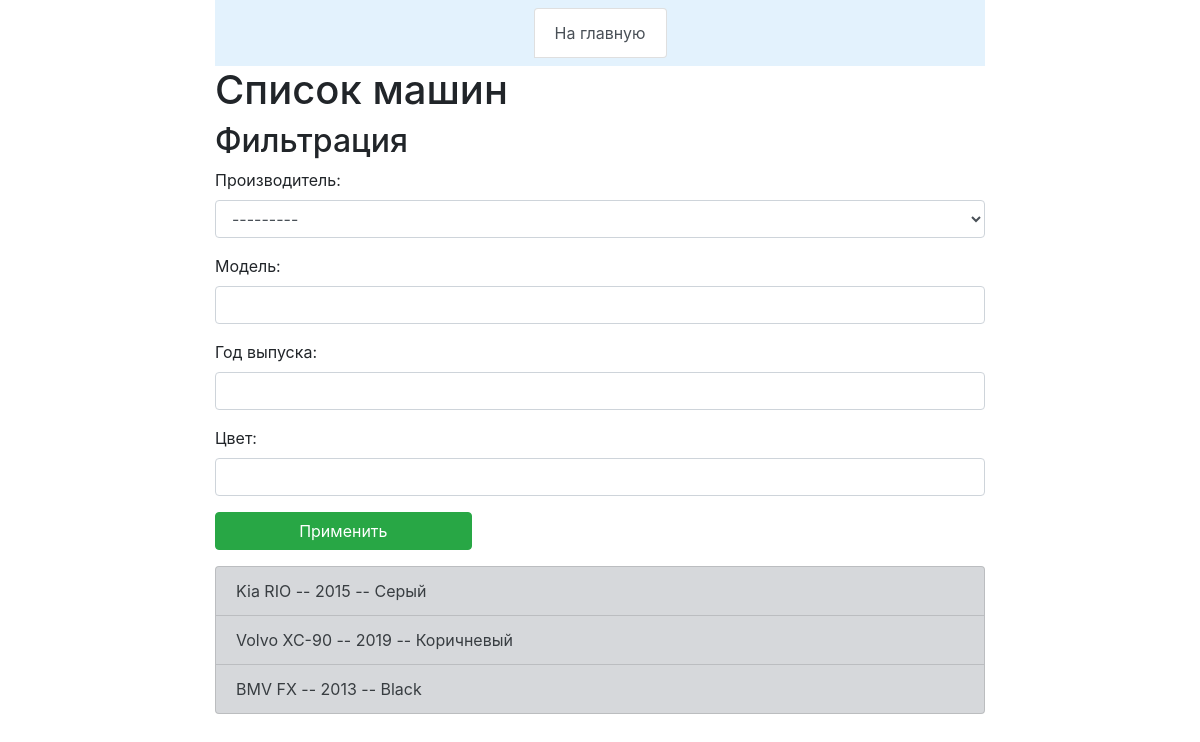
Before: / with the older database file.
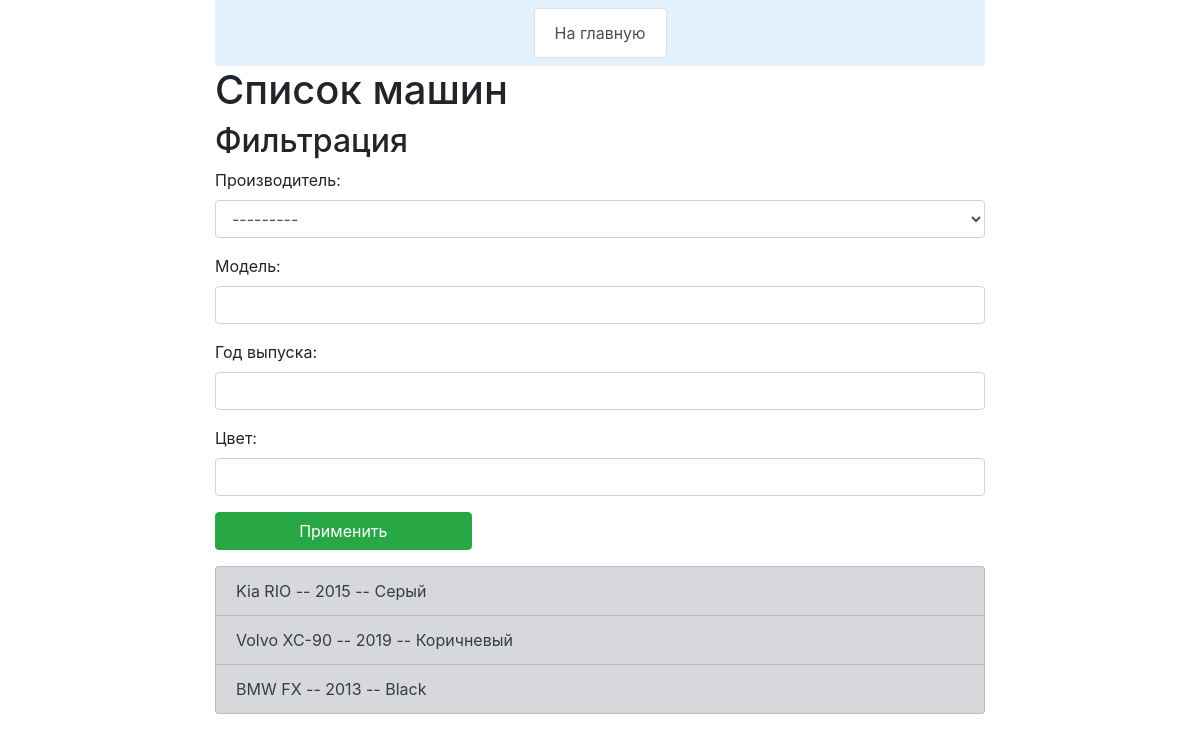
After: the same page with the newer database file.
### carsapp/models.py (models this page shows)
class Car(models.Model):
    TRANSMISSION_MANUAL = 1
    TRANSMISSION_AUTOMAT = 2
    TRANSMISSION_ROBOT = 3
    TRANSMISSION_CHOICES = [
        (TRANSMISSION_MANUAL, "Механическая"),
        (TRANSMISSION_AUTOMAT, "Автомат"),
        (TRANSMISSION_ROBOT, "Робот"),
    ]
    model = models.CharField(max_length=256, verbose_name='Модель')
    slug = models.SlugField
    manufacturer = models.ForeignKey(Manufacturer, default=None, on_delete=models.DO_NOTHING , verbose_name='Производитель')
    transmission = models.IntegerField(
        "Коробка", choices=TRANSMISSION_CHOICES, default=TRANSMISSION_AUTOMAT
    )
    year=models.IntegerField(verbose_name='Год выпуска')
    color = models.CharField(max_length=256, verbose_name='Цвет')
    class Meta:
        verbose_name = 'Автомобиль'
        verbose_name_plural = 'Автомобиль'
    def __str__(self):
        return '{} {} -- {} -- {}'.format(self.manufacturer,self.model, self.year, self.color)

class Manufacturer(models.Model):
    name = models.CharField(max_length=256)
    slug = models.SlugField
    class Meta:
        verbose_name = 'Производитель'
        verbose_name_plural = 'Производитель'
    def __str__(self):
        return f'{self.name}'

### carsapp/views.py (the view)
# urls.py: path("", views.car_list, name="list_by_cars"),
def car_list(request):
    template = loader.get_template('list_filter.html')
    f = CarFilter(request.GET, queryset=Car.objects.all())
    contex = {
        'filter': f,
    }
    return HttpResponse(template.render(contex, request))

### carsapp/templates/list_filter.html (shortened to what this page needs)
{% extends "base.html" %}
{% load static %}
{% block content %}
  <h1>Список машин</h1>
  <h2>Фильтрация</h2>
    <form method="GET">
      {{ filter.form.as_p }}
      <input type="submit" class="btn btn-success col-4" value="Применить">
    </form>
  <ul class="list-group">
  {% for car in filter.qs %}
    <li class="list-group-item list-group-item-secondary">
      {{ car }}
    </li>
  {% empty %}
    <li class="list-group-item list-group-item-dark">
      Автомобили, удовлетворяющие данному условию, отсутствуют
    </li>
  {% endfor %}
  </ul>
{% endblock %}

### carsapp/templates/base.html (shortened to what this page needs)
<html lang="en">
    <head>
        {% load static %}
        {% block bootstrap_header %}
        <link rel="stylesheet" href="{% static 'css/bootstrap.min.css' %}">
        {% endblock bootstrap_header %}
    </head>
    <body>
        <div class="container col-8">
            <nav class="navbar navbar-light" style="background-color: #e3f2fd;" ii="footer">
                <div class="list-group list-group-horizontal mx-auto">
                    <a href="/" class="list-group-item list-group-item-action">На главную</a>
                </div>
            </nav>
            {% block content %}
            {% endblock %}
        </div>
    </body>
</html>

Changed rows visible on the page:
changed through a linked row, Car: manufacturer+model+year "BMV FX -- 2013 -- Black" → "BMW FX -- 2013 -- Black"
